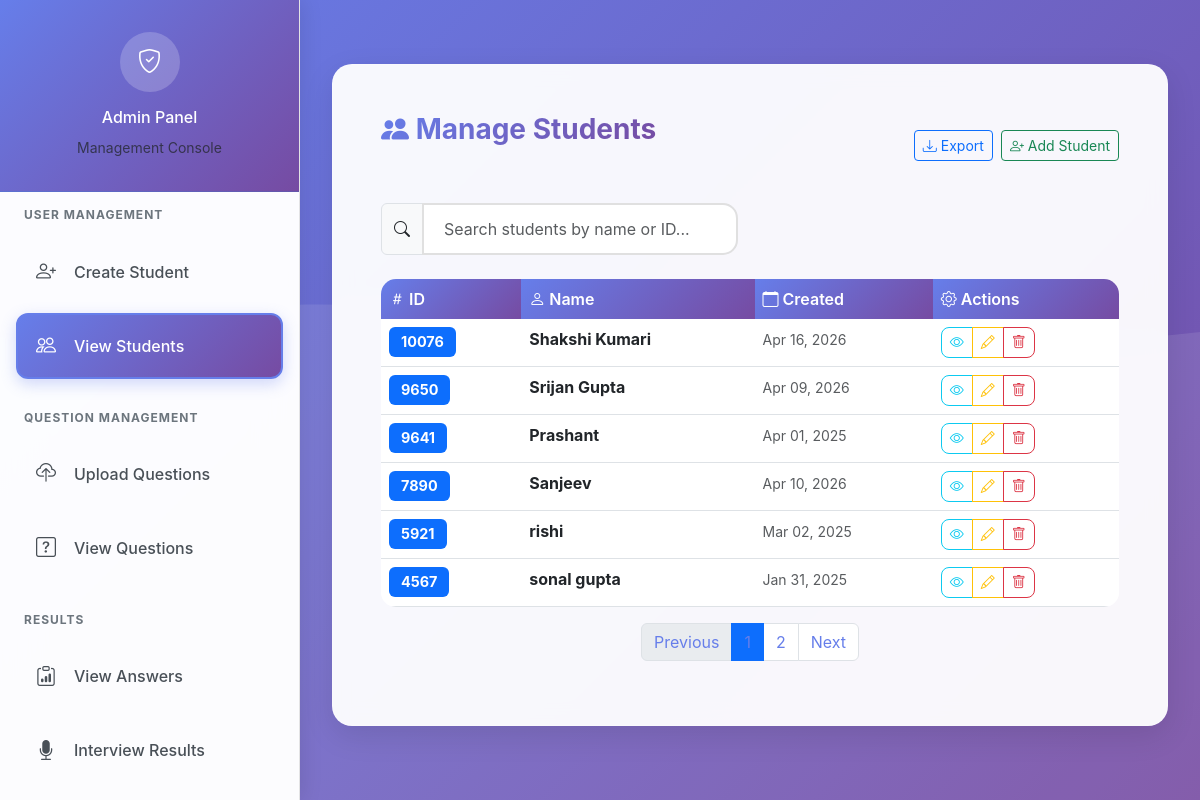
The app's page /head/view-users-page/ with its own data.
### head/models.py (models this page shows)
class createUser(models.Model):
    userName = models.CharField(max_length=20)
    userId = models.IntegerField(unique=True)
    email = models.EmailField(unique=True, null=True, blank=True)  # Add email field
    userPassword = models.CharField(max_length=100)  # ✅ Allow any string password
    created_at = models.DateTimeField(auto_now_add=True)  # Add creation timestamp

### head/views.py (the view)
# urls.py: path('view-users-page/', views.view_users_page, name='view_users_page'),
def view_users_page(request):
    users = HeadUser.objects.all().order_by('-userId')
    total_users = users.count()
    return render(request, 'head/view_users.html', {
        'users': users,
        'total_users': total_users
    })

### head/templates/head/view_users.html (shortened to what this page needs)
{% extends 'base.html' %}
{% block content %}
<div class="row">
    <div class="col-12">
        <div class="glass-card p-5">
            <div class="d-flex justify-content-between align-items-center mb-4">
                <h3 class="page-title">
                    <i class="bi bi-people-fill"></i> Manage Students
                </h3>
                <div class="d-flex gap-2">
                    <button class="btn btn-outline-primary btn-sm" onclick="exportUsers()">
                        <i class="bi bi-download"></i> Export
                    </button>
                    <button class="btn btn-outline-success btn-sm" onclick="addStudent()">
                        <i class="bi bi-person-plus"></i> Add Student
                    </button>
                </div>
            </div>
            <div class="row mb-4">
                <div class="col-md-6">
                    <div class="input-group">
                        <span class="input-group-text">
                            <i class="bi bi-search"></i>
                        </span>
                        <input type="text" class="form-control" id="searchInput" placeholder="Search students by name or ID...">
                    </div>
                </div>
            </div>
            <div class="table-responsive">
                <table class="table table-hover">
                    <thead class="table-light">
                        <tr>
                            <th><i class="bi bi-hash"></i> ID</th>
                            <th><i class="bi bi-person"></i> Name</th>
                            <th><i class="bi bi-calendar"></i> Created</th>
                            <th><i class="bi bi-gear"></i> Actions</th>
                        </tr>
                    </thead>
                    <tbody>
                        {% for user in users %}
                        <tr>
                            <td>
                                <span class="badge bg-primary">{{ user.userId }}</span>
                            </td>
                            <td>
                                <strong>{{ user.userName }}</strong>
                            </td>
                            <td>
                                <small class="text-muted">{{ user.created_at|date:"M d, Y" }}</small>
                            </td>
                            <td>
                                <div class="btn-group" role="group">
                                    <button class="btn btn-sm btn-outline-info" onclick="viewStudentDetails('{{ user.userId }}')">
                                        <i class="bi bi-eye"></i>
                                    </button>
                                    <button class="btn btn-sm btn-outline-warning" onclick="editStudent('{{ user.userId }}')">
                                        <i class="bi bi-pencil"></i>
                                    </button>
                                    <button class="btn btn-sm btn-outline-danger" onclick="deleteStudent('{{ user.userId }}')">
                                        <i class="bi bi-trash"></i>
                                    </button>
                                </div>
                            </td>
                        </tr>
                        {% endfor %}
                    </tbody>
                </table>
            </div>
            <nav aria-label="Page navigation">
                <ul class="pagination justify-content-center">
                    <li class="page-item disabled">
                        <a class="page-link" href="#" tabindex="-1">Previous</a>
                    </li>
                    <li class="page-item active">
                        <a class="page-link" href="#">1</a>
                    </li>
                    <li class="page-item">
                        <a class="page-link" href="#">2</a>
                    </li>
                    <li class="page-item">
                        <a class="page-link" href="#">Next</a>
                    </li>
                </ul>
            </nav>
        </div>
    </div>
</div>
{% endblock %}

### templates/base.html (shortened to what this page needs)
<!DOCTYPE html>
<html lang="en">
<head>
    <link href="https://cdn.jsdelivr.net/npm/bootstrap@5.3.0/dist/css/bootstrap.min.css" rel="stylesheet">
    <link rel="stylesheet" href="https://cdn.jsdelivr.net/npm/bootstrap-icons@1.11.0/font/bootstrap-icons.css">
    <link rel="stylesheet" href="https://cdnjs.cloudflare.com/ajax/libs/animate.css/4.1.1/animate.min.css">
</head>
<body>
    <div class="main-container">
        {% if request.path|slice:":5" == "/head" %}
        <div class="side-panel">
            <div class="side-panel-header">
                {% if request.path|slice:":5" == "/head" %}
                    <div class="admin-avatar">
                        <i class="bi bi-shield-check"></i>
                    </div>
                    <h6>Admin Panel</h6>
                    <small class="text-muted">Management Console</small>
                {% else %}
                    <div class="admin-avatar">
                        <i class="bi bi-person-circle"></i>
                    </div>
                    <h6>Student Panel</h6>
                    <small class="text-muted">Student Dashboard</small>
                {% endif %}
            </div>
            <nav class="side-nav">
                {% if request.path|slice:":5" == "/head" %}
                    <div class="nav-section">
                        <h6 class="nav-section-title">User Management</h6>
                        <a href="/head/create-user-page/" class="nav-item {% if 'create-user' in request.path %}active{% endif %}">
                            <i class="bi bi-person-plus"></i>
                            <span>Create Student</span>
                        </a>
                        <a href="/head/view-users-page/" class="nav-item {% if 'view-users' in request.path %}active{% endif %}">
                            <i class="bi bi-people"></i>
                            <span>View Students</span>
                        </a>
                    </div>
                    <div class="nav-section">
                        <h6 class="nav-section-title">Question Management</h6>
                        <a href="/head/upload-question-page/" class="nav-item {% if 'upload-question' in request.path %}active{% endif %}">
                            <i class="bi bi-cloud-upload"></i>
                            <span>Upload Questions</span>
                        </a>
                        <a href="/head/view-questions-page/" class="nav-item {% if 'view-questions' in request.path %}active{% endif %}">
                            <i class="bi bi-question-square"></i>
                            <span>View Questions</span>
                        </a>
                    </div>
                    <div class="nav-section">
                        <h6 class="nav-section-title">Results</h6>
                        <a href="/head/view-answers-page/" class="nav-item {% if 'view-answers' in request.path %}active{% endif %}">
                            <i class="bi bi-clipboard-data"></i>
                            <span>View Answers</span>
                        </a>
                        <a href="/head/interview-results/" class="nav-item {% if 'interview-results' in request.path %}active{% endif %}">
                            <i class="bi bi-mic-fill"></i>
                            <span>Interview Results</span>
                        </a>
                        <a href="/head/results/" class="nav-item {% if 'results' in request.path and 'interview-results' not in request.path %}active{% endif %}">
                        </a>
                    </div>
                {% endif %}
            </nav>
                    </div>
        {% endif %}
        <div class="{% if request.path|slice:":5" == "/head" %}content-with-sidebar{% else %}content-full{% endif %}">
            <div class="content-wrapper">
                {% block content %}{% endblock %}
            </div>
        </div>
    </div>
</body>
</html>

### templates/base.html (style rules this page uses)
:root { --primary-gradient: linear-gradient(135deg, #667eea 0%, #764ba2 100%); --secondary-gradient: linear-gradient(135deg, #f093fb 0%, #f5576c 100%); --success-gradient: linear-gradient(135deg, #4facfe 0%, #00f2fe 100%); --dark-bg: #1a1a2e; --card-shadow: 0 10px 30px rgba(0, 0, 0, 0.1); }
body { font-family: 'Inter', -apple-system, BlinkMacSystemFont, 'Segoe UI', Roboto, sans-serif; background: linear-gradient(135deg, #667eea 0%, #764ba2 100%); min-height: 100vh; position: relative; }
body::before { content: ''; position: fixed; top: 0; left: 0; right: 0; bottom: 0; background-size: cover; z-index: -1; }
.main-container { padding: 2rem 0; min-height: calc(100vh - 76px); }
.glass-card { background: rgba(255, 255, 255, 0.95); backdrop-filter: blur(10px); border-radius: 20px; box-shadow: var(--card-shadow); border: 1px solid rgba(255, 255, 255, 0.2); transition: transform 0.3s ease, box-shadow 0.3s ease; }
.form-control, .form-select { border-radius: 15px; border: 2px solid #e0e0e0; padding: 12px 20px; transition: all 0.3s ease; }
.page-title { background: var(--primary-gradient); -webkit-background-clip: text; background-clip: text; -webkit-text-fill-color: transparent; font-weight: 700; margin-bottom: 2rem; }
.fade-in { animation: fadeIn 0.5s ease-in; }
.side-panel { position: fixed; left: 0; top: 0px; width: 300px; height: calc(100vh - 0px); background: rgba(255, 255, 255, 0.98); backdrop-filter: blur(20px); border-right: 1px solid rgba(0, 0, 0, 0.1); overflow-y: auto; z-index: 1000; box-shadow: 2px 0 20px rgba(0, 0, 0, 0.1); }
.side-panel-header { padding: 2rem 1.5rem; text-align: center; border-bottom: 1px solid rgba(0, 0, 0, 0.1); background: var(--primary-gradient); color: white; }
.admin-avatar { width: 60px; height: 60px; background: rgba(255, 255, 255, 0.2); border-radius: 50%; display: flex; align-items: center; justify-content: center; margin: 0 auto 1rem; font-size: 1.5rem; }
.side-nav { padding: 1rem 0; }
.nav-section { margin-bottom: 2rem; padding: 0 1rem; }
.nav-section-title { font-size: 0.75rem; font-weight: 700; text-transform: uppercase; letter-spacing: 1px; color: #6c757d; margin-bottom: 1rem; padding: 0 0.5rem; }
.nav-item { display: flex; align-items: center; padding: 1rem; margin-bottom: 0.5rem; border-radius: 12px; text-decoration: none; color: #495057; transition: all 0.3s ease; border: 2px solid transparent; position: relative; overflow: hidden; }
.nav-item.active { background: var(--primary-gradient); color: white; border-color: #667eea; box-shadow: 0 5px 15px rgba(102, 126, 234, 0.3); }
.nav-item i { font-size: 1.25rem; margin-right: 1rem; width: 24px; text-align: center; }
.nav-item span { font-weight: 500; flex: 1; }
.content-with-sidebar { margin-left: 300px; padding: 2rem; display: flex; justify-content: center; }
.content-wrapper { width: 100%; max-width: 1400px; }

### head/templates/head/view_users.html (style rules this page uses)
.table { background: rgba(255, 255, 255, 0.95); border-radius: 15px; overflow: hidden; }
.table th { background: var(--primary-gradient); color: white; border: none; font-weight: 600; }
.badge { font-size: 0.9rem; padding: 0.5rem 0.75rem; }
.btn-group .btn { border-radius: 0; }
.btn-group .btn:first-child { border-top-left-radius: 8px; border-bottom-left-radius: 8px; }
.btn-group .btn:last-child { border-top-right-radius: 8px; border-bottom-right-radius: 8px; }
.pagination .page-link { color: #667eea; }

### records on screen
createUser: userId "10076", userName "Shakshi Kumari", created_at "Apr 16, 2026"
createUser: userId "9650", userName "Srijan Gupta", created_at "Apr 09, 2026"
createUser: userId "9641", userName "Prashant", created_at "Apr 01, 2025"
createUser: userId "7890", userName "Sanjeev", created_at "Apr 10, 2026"
createUser: userId "5921", userName "rishi", created_at "Mar 02, 2025"
createUser: userId "4567", userName "sonal gupta", created_at "Jan 31, 2025"
